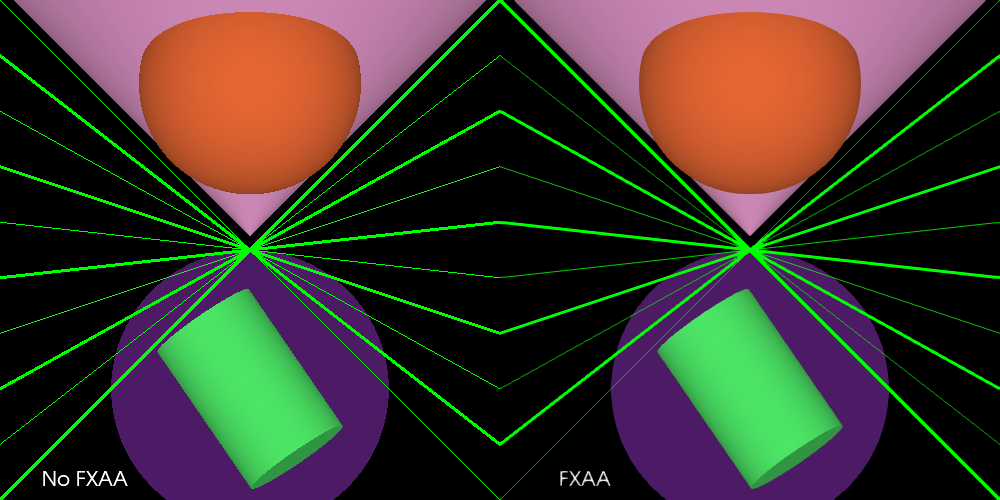

Recreate this plot in Python.
#!/usr/bin/env python

# Compare rendering with and without FXAA render pass side by side.

import vtkmodules.vtkInteractionStyle  # noqa: F401
import vtkmodules.vtkRenderingOpenGL2  # noqa: F401

from vtkmodules.vtkFiltersSources import (
    vtkConeSource,
    vtkCylinderSource,
    vtkDiskSource,
    vtkLineSource,
    vtkSphereSource,
)
from vtkmodules.vtkRenderingCore import (
    vtkActor,
    vtkPolyDataMapper,
    vtkRenderWindow,
    vtkRenderWindowInteractor,
    vtkRenderer,
    vtkTextActor,
)
from vtkmodules.vtkRenderingOpenGL2 import (
    vtkCameraPass,
    vtkDefaultPass,
    vtkLightsPass,
    vtkOpenGLFXAAPass,
    vtkRenderPassCollection,
    vtkSequencePass,
)

# Left renderer: no FXAA
renderer_0 = vtkRenderer()
renderer_0.SetViewport(0.0, 0.0, 0.5, 1.0)
renderer_0.SetBackground(0.0, 0.0, 0.0)

# Renderer 0 line 0: c = -1.0, width_bias=0, i=0 → (0+0)%2=0 → width=3
line_0_0 = vtkLineSource()
line_0_0.SetPoint1(-1, -1.0, 0.0)
line_0_0.SetPoint2(1, 1.0, 0.0)
line_0_0_mapper = vtkPolyDataMapper()
line_0_0_mapper.SetInputConnection(line_0_0.GetOutputPort())
line_0_0_actor = vtkActor()
line_0_0_actor.SetMapper(line_0_0_mapper)
line_0_0_actor.GetProperty().SetColor(0.0, 1.0, 0.0)
line_0_0_actor.GetProperty().SetRepresentationToWireframe()
line_0_0_actor.GetProperty().SetLineWidth(3)
renderer_0.AddActor(line_0_0_actor)

# Renderer 0 line 1: c = -0.7778, i=1 → (1+0)%2=1 → width=1
line_0_1 = vtkLineSource()
line_0_1.SetPoint1(-1, -0.7777777777777778, 0.0)
line_0_1.SetPoint2(1, 0.7777777777777778, 0.0)
line_0_1_mapper = vtkPolyDataMapper()
line_0_1_mapper.SetInputConnection(line_0_1.GetOutputPort())
line_0_1_actor = vtkActor()
line_0_1_actor.SetMapper(line_0_1_mapper)
line_0_1_actor.GetProperty().SetColor(0.0, 1.0, 0.0)
line_0_1_actor.GetProperty().SetRepresentationToWireframe()
line_0_1_actor.GetProperty().SetLineWidth(1)
renderer_0.AddActor(line_0_1_actor)

# Renderer 0 line 2: c = -0.5556, i=2 → (2+0)%2=0 → width=3
line_0_2 = vtkLineSource()
line_0_2.SetPoint1(-1, -0.5555555555555556, 0.0)
line_0_2.SetPoint2(1, 0.5555555555555556, 0.0)
line_0_2_mapper = vtkPolyDataMapper()
line_0_2_mapper.SetInputConnection(line_0_2.GetOutputPort())
line_0_2_actor = vtkActor()
line_0_2_actor.SetMapper(line_0_2_mapper)
line_0_2_actor.GetProperty().SetColor(0.0, 1.0, 0.0)
line_0_2_actor.GetProperty().SetRepresentationToWireframe()
line_0_2_actor.GetProperty().SetLineWidth(3)
renderer_0.AddActor(line_0_2_actor)

# Renderer 0 line 3: c = -0.3333, i=3 → (3+0)%2=1 → width=1
line_0_3 = vtkLineSource()
line_0_3.SetPoint1(-1, -0.3333333333333333, 0.0)
line_0_3.SetPoint2(1, 0.3333333333333333, 0.0)
line_0_3_mapper = vtkPolyDataMapper()
line_0_3_mapper.SetInputConnection(line_0_3.GetOutputPort())
line_0_3_actor = vtkActor()
line_0_3_actor.SetMapper(line_0_3_mapper)
line_0_3_actor.GetProperty().SetColor(0.0, 1.0, 0.0)
line_0_3_actor.GetProperty().SetRepresentationToWireframe()
line_0_3_actor.GetProperty().SetLineWidth(1)
renderer_0.AddActor(line_0_3_actor)

# Renderer 0 line 4: c = -0.1111, i=4 → (4+0)%2=0 → width=3
line_0_4 = vtkLineSource()
line_0_4.SetPoint1(-1, -0.1111111111111111, 0.0)
line_0_4.SetPoint2(1, 0.1111111111111111, 0.0)
line_0_4_mapper = vtkPolyDataMapper()
line_0_4_mapper.SetInputConnection(line_0_4.GetOutputPort())
line_0_4_actor = vtkActor()
line_0_4_actor.SetMapper(line_0_4_mapper)
line_0_4_actor.GetProperty().SetColor(0.0, 1.0, 0.0)
line_0_4_actor.GetProperty().SetRepresentationToWireframe()
line_0_4_actor.GetProperty().SetLineWidth(3)
renderer_0.AddActor(line_0_4_actor)

# Renderer 0 line 5: c = 0.1111, i=5 → (5+0)%2=1 → width=1
line_0_5 = vtkLineSource()
line_0_5.SetPoint1(-1, 0.1111111111111111, 0.0)
line_0_5.SetPoint2(1, -0.1111111111111111, 0.0)
line_0_5_mapper = vtkPolyDataMapper()
line_0_5_mapper.SetInputConnection(line_0_5.GetOutputPort())
line_0_5_actor = vtkActor()
line_0_5_actor.SetMapper(line_0_5_mapper)
line_0_5_actor.GetProperty().SetColor(0.0, 1.0, 0.0)
line_0_5_actor.GetProperty().SetRepresentationToWireframe()
line_0_5_actor.GetProperty().SetLineWidth(1)
renderer_0.AddActor(line_0_5_actor)

# Renderer 0 line 6: c = 0.3333, i=6 → (6+0)%2=0 → width=3
line_0_6 = vtkLineSource()
line_0_6.SetPoint1(-1, 0.3333333333333333, 0.0)
line_0_6.SetPoint2(1, -0.3333333333333333, 0.0)
line_0_6_mapper = vtkPolyDataMapper()
line_0_6_mapper.SetInputConnection(line_0_6.GetOutputPort())
line_0_6_actor = vtkActor()
line_0_6_actor.SetMapper(line_0_6_mapper)
line_0_6_actor.GetProperty().SetColor(0.0, 1.0, 0.0)
line_0_6_actor.GetProperty().SetRepresentationToWireframe()
line_0_6_actor.GetProperty().SetLineWidth(3)
renderer_0.AddActor(line_0_6_actor)

# Renderer 0 line 7: c = 0.5556, i=7 → (7+0)%2=1 → width=1
line_0_7 = vtkLineSource()
line_0_7.SetPoint1(-1, 0.5555555555555556, 0.0)
line_0_7.SetPoint2(1, -0.5555555555555556, 0.0)
line_0_7_mapper = vtkPolyDataMapper()
line_0_7_mapper.SetInputConnection(line_0_7.GetOutputPort())
line_0_7_actor = vtkActor()
line_0_7_actor.SetMapper(line_0_7_mapper)
line_0_7_actor.GetProperty().SetColor(0.0, 1.0, 0.0)
line_0_7_actor.GetProperty().SetRepresentationToWireframe()
line_0_7_actor.GetProperty().SetLineWidth(1)
renderer_0.AddActor(line_0_7_actor)

# Renderer 0 line 8: c = 0.7778, i=8 → (8+0)%2=0 → width=3
line_0_8 = vtkLineSource()
line_0_8.SetPoint1(-1, 0.7777777777777778, 0.0)
line_0_8.SetPoint2(1, -0.7777777777777778, 0.0)
line_0_8_mapper = vtkPolyDataMapper()
line_0_8_mapper.SetInputConnection(line_0_8.GetOutputPort())
line_0_8_actor = vtkActor()
line_0_8_actor.SetMapper(line_0_8_mapper)
line_0_8_actor.GetProperty().SetColor(0.0, 1.0, 0.0)
line_0_8_actor.GetProperty().SetRepresentationToWireframe()
line_0_8_actor.GetProperty().SetLineWidth(3)
renderer_0.AddActor(line_0_8_actor)

# Renderer 0 line 9: c = 1.0, i=9 → (9+0)%2=1 → width=1
line_0_9 = vtkLineSource()
line_0_9.SetPoint1(-1, 1.0, 0.0)
line_0_9.SetPoint2(1, -1.0, 0.0)
line_0_9_mapper = vtkPolyDataMapper()
line_0_9_mapper.SetInputConnection(line_0_9.GetOutputPort())
line_0_9_actor = vtkActor()
line_0_9_actor.SetMapper(line_0_9_mapper)
line_0_9_actor.GetProperty().SetColor(0.0, 1.0, 0.0)
line_0_9_actor.GetProperty().SetRepresentationToWireframe()
line_0_9_actor.GetProperty().SetLineWidth(1)
renderer_0.AddActor(line_0_9_actor)

# Renderer 0 sphere
sphere_0 = vtkSphereSource()
sphere_0.SetCenter(0.0, 0.6, 0.0)
sphere_0.SetThetaResolution(80)
sphere_0.SetPhiResolution(80)
sphere_0.SetRadius(0.4)
sphere_0_mapper = vtkPolyDataMapper()
sphere_0_mapper.SetInputConnection(sphere_0.GetOutputPort())
sphere_0_actor = vtkActor()
sphere_0_actor.SetMapper(sphere_0_mapper)
sphere_0_actor.GetProperty().SetColor(0.9, 0.4, 0.2)
sphere_0_actor.GetProperty().SetAmbient(0.6)
sphere_0_actor.GetProperty().SetDiffuse(0.4)
renderer_0.AddActor(sphere_0_actor)

# Renderer 0 cone
cone_0 = vtkConeSource()
cone_0.SetCenter(0.0, 0.5, -0.5)
cone_0.SetResolution(160)
cone_0.SetRadius(0.9)
cone_0.SetHeight(0.9)
cone_0.SetDirection(0.0, -1.0, 0.0)
cone_0_mapper = vtkPolyDataMapper()
cone_0_mapper.SetInputConnection(cone_0.GetOutputPort())
cone_0_actor = vtkActor()
cone_0_actor.SetMapper(cone_0_mapper)
cone_0_actor.GetProperty().SetColor(0.9, 0.6, 0.8)
cone_0_actor.GetProperty().SetAmbient(0.6)
cone_0_actor.GetProperty().SetDiffuse(0.4)
renderer_0.AddActor(cone_0_actor)

# Renderer 0 disk
disk_0 = vtkDiskSource()
disk_0.SetCircumferentialResolution(80)
disk_0.SetInnerRadius(0)
disk_0.SetOuterRadius(0.5)
disk_0_mapper = vtkPolyDataMapper()
disk_0_mapper.SetInputConnection(disk_0.GetOutputPort())
disk_0_actor = vtkActor()
disk_0_actor.SetPosition(0.0, -0.5, -0.5)
disk_0_actor.SetMapper(disk_0_mapper)
disk_0_actor.GetProperty().SetColor(0.3, 0.1, 0.4)
disk_0_actor.GetProperty().SetAmbient(0.6)
disk_0_actor.GetProperty().SetDiffuse(0.4)
renderer_0.AddActor(disk_0_actor)

# Renderer 0 cylinder
cyl_0 = vtkCylinderSource()
cyl_0.SetCenter(0.0, -0.5, 0.0)
cyl_0.SetHeight(0.6)
cyl_0.SetRadius(0.2)
cyl_0.SetResolution(80)
cyl_0_mapper = vtkPolyDataMapper()
cyl_0_mapper.SetInputConnection(cyl_0.GetOutputPort())
cyl_0_actor = vtkActor()
cyl_0_actor.SetOrigin(cyl_0.GetCenter())
cyl_0_actor.RotateWXYZ(35, -0.2, 0.0, 1.0)
cyl_0_actor.SetMapper(cyl_0_mapper)
cyl_0_actor.GetProperty().SetColor(0.3, 0.9, 0.4)
cyl_0_actor.GetProperty().SetAmbient(0.6)
cyl_0_actor.GetProperty().SetDiffuse(0.4)
renderer_0.AddActor(cyl_0_actor)

label = vtkTextActor()
label.SetInput("No FXAA")
label.GetTextProperty().SetFontSize(20)
label.GetTextProperty().SetJustificationToCentered()
label.GetTextProperty().SetVerticalJustificationToBottom()
label.SetPosition(85, 10)
renderer_0.AddViewProp(label)

# Right renderer: FXAA via render pass pipeline
renderer_1 = vtkRenderer()
renderer_1.SetViewport(0.5, 0.0, 1.0, 1.0)
renderer_1.SetBackground(0.0, 0.0, 0.0)

# Renderer 1 line 0: c = -1.0, width_bias=1, i=0 → (0+1)%2=1 → width=1
line_1_0 = vtkLineSource()
line_1_0.SetPoint1(-1, -1.0, 0.0)
line_1_0.SetPoint2(1, 1.0, 0.0)
line_1_0_mapper = vtkPolyDataMapper()
line_1_0_mapper.SetInputConnection(line_1_0.GetOutputPort())
line_1_0_actor = vtkActor()
line_1_0_actor.SetMapper(line_1_0_mapper)
line_1_0_actor.GetProperty().SetColor(0.0, 1.0, 0.0)
line_1_0_actor.GetProperty().SetRepresentationToWireframe()
line_1_0_actor.GetProperty().SetLineWidth(1)
renderer_1.AddActor(line_1_0_actor)

# Renderer 1 line 1: c = -0.7778, i=1 → (1+1)%2=0 → width=3
line_1_1 = vtkLineSource()
line_1_1.SetPoint1(-1, -0.7777777777777778, 0.0)
line_1_1.SetPoint2(1, 0.7777777777777778, 0.0)
line_1_1_mapper = vtkPolyDataMapper()
line_1_1_mapper.SetInputConnection(line_1_1.GetOutputPort())
line_1_1_actor = vtkActor()
line_1_1_actor.SetMapper(line_1_1_mapper)
line_1_1_actor.GetProperty().SetColor(0.0, 1.0, 0.0)
line_1_1_actor.GetProperty().SetRepresentationToWireframe()
line_1_1_actor.GetProperty().SetLineWidth(3)
renderer_1.AddActor(line_1_1_actor)

# Renderer 1 line 2: c = -0.5556, i=2 → (2+1)%2=1 → width=1
line_1_2 = vtkLineSource()
line_1_2.SetPoint1(-1, -0.5555555555555556, 0.0)
line_1_2.SetPoint2(1, 0.5555555555555556, 0.0)
line_1_2_mapper = vtkPolyDataMapper()
line_1_2_mapper.SetInputConnection(line_1_2.GetOutputPort())
line_1_2_actor = vtkActor()
line_1_2_actor.SetMapper(line_1_2_mapper)
line_1_2_actor.GetProperty().SetColor(0.0, 1.0, 0.0)
line_1_2_actor.GetProperty().SetRepresentationToWireframe()
line_1_2_actor.GetProperty().SetLineWidth(1)
renderer_1.AddActor(line_1_2_actor)

# Renderer 1 line 3: c = -0.3333, i=3 → (3+1)%2=0 → width=3
line_1_3 = vtkLineSource()
line_1_3.SetPoint1(-1, -0.3333333333333333, 0.0)
line_1_3.SetPoint2(1, 0.3333333333333333, 0.0)
line_1_3_mapper = vtkPolyDataMapper()
line_1_3_mapper.SetInputConnection(line_1_3.GetOutputPort())
line_1_3_actor = vtkActor()
line_1_3_actor.SetMapper(line_1_3_mapper)
line_1_3_actor.GetProperty().SetColor(0.0, 1.0, 0.0)
line_1_3_actor.GetProperty().SetRepresentationToWireframe()
line_1_3_actor.GetProperty().SetLineWidth(3)
renderer_1.AddActor(line_1_3_actor)

# Renderer 1 line 4: c = -0.1111, i=4 → (4+1)%2=1 → width=1
line_1_4 = vtkLineSource()
line_1_4.SetPoint1(-1, -0.1111111111111111, 0.0)
line_1_4.SetPoint2(1, 0.1111111111111111, 0.0)
line_1_4_mapper = vtkPolyDataMapper()
line_1_4_mapper.SetInputConnection(line_1_4.GetOutputPort())
line_1_4_actor = vtkActor()
line_1_4_actor.SetMapper(line_1_4_mapper)
line_1_4_actor.GetProperty().SetColor(0.0, 1.0, 0.0)
line_1_4_actor.GetProperty().SetRepresentationToWireframe()
line_1_4_actor.GetProperty().SetLineWidth(1)
renderer_1.AddActor(line_1_4_actor)

# Renderer 1 line 5: c = 0.1111, i=5 → (5+1)%2=0 → width=3
line_1_5 = vtkLineSource()
line_1_5.SetPoint1(-1, 0.1111111111111111, 0.0)
line_1_5.SetPoint2(1, -0.1111111111111111, 0.0)
line_1_5_mapper = vtkPolyDataMapper()
line_1_5_mapper.SetInputConnection(line_1_5.GetOutputPort())
line_1_5_actor = vtkActor()
line_1_5_actor.SetMapper(line_1_5_mapper)
line_1_5_actor.GetProperty().SetColor(0.0, 1.0, 0.0)
line_1_5_actor.GetProperty().SetRepresentationToWireframe()
line_1_5_actor.GetProperty().SetLineWidth(3)
renderer_1.AddActor(line_1_5_actor)

# Renderer 1 line 6: c = 0.3333, i=6 → (6+1)%2=1 → width=1
line_1_6 = vtkLineSource()
line_1_6.SetPoint1(-1, 0.3333333333333333, 0.0)
line_1_6.SetPoint2(1, -0.3333333333333333, 0.0)
line_1_6_mapper = vtkPolyDataMapper()
line_1_6_mapper.SetInputConnection(line_1_6.GetOutputPort())
line_1_6_actor = vtkActor()
line_1_6_actor.SetMapper(line_1_6_mapper)
line_1_6_actor.GetProperty().SetColor(0.0, 1.0, 0.0)
line_1_6_actor.GetProperty().SetRepresentationToWireframe()
line_1_6_actor.GetProperty().SetLineWidth(1)
renderer_1.AddActor(line_1_6_actor)

# Renderer 1 line 7: c = 0.5556, i=7 → (7+1)%2=0 → width=3
line_1_7 = vtkLineSource()
line_1_7.SetPoint1(-1, 0.5555555555555556, 0.0)
line_1_7.SetPoint2(1, -0.5555555555555556, 0.0)
line_1_7_mapper = vtkPolyDataMapper()
line_1_7_mapper.SetInputConnection(line_1_7.GetOutputPort())
line_1_7_actor = vtkActor()
line_1_7_actor.SetMapper(line_1_7_mapper)
line_1_7_actor.GetProperty().SetColor(0.0, 1.0, 0.0)
line_1_7_actor.GetProperty().SetRepresentationToWireframe()
line_1_7_actor.GetProperty().SetLineWidth(3)
renderer_1.AddActor(line_1_7_actor)

# Renderer 1 line 8: c = 0.7778, i=8 → (8+1)%2=1 → width=1
line_1_8 = vtkLineSource()
line_1_8.SetPoint1(-1, 0.7777777777777778, 0.0)
line_1_8.SetPoint2(1, -0.7777777777777778, 0.0)
line_1_8_mapper = vtkPolyDataMapper()
line_1_8_mapper.SetInputConnection(line_1_8.GetOutputPort())
line_1_8_actor = vtkActor()
line_1_8_actor.SetMapper(line_1_8_mapper)
line_1_8_actor.GetProperty().SetColor(0.0, 1.0, 0.0)
line_1_8_actor.GetProperty().SetRepresentationToWireframe()
line_1_8_actor.GetProperty().SetLineWidth(1)
renderer_1.AddActor(line_1_8_actor)

# Renderer 1 line 9: c = 1.0, i=9 → (9+1)%2=0 → width=3
line_1_9 = vtkLineSource()
line_1_9.SetPoint1(-1, 1.0, 0.0)
line_1_9.SetPoint2(1, -1.0, 0.0)
line_1_9_mapper = vtkPolyDataMapper()
line_1_9_mapper.SetInputConnection(line_1_9.GetOutputPort())
line_1_9_actor = vtkActor()
line_1_9_actor.SetMapper(line_1_9_mapper)
line_1_9_actor.GetProperty().SetColor(0.0, 1.0, 0.0)
line_1_9_actor.GetProperty().SetRepresentationToWireframe()
line_1_9_actor.GetProperty().SetLineWidth(3)
renderer_1.AddActor(line_1_9_actor)

# Renderer 1 sphere
sphere_1 = vtkSphereSource()
sphere_1.SetCenter(0.0, 0.6, 0.0)
sphere_1.SetThetaResolution(80)
sphere_1.SetPhiResolution(80)
sphere_1.SetRadius(0.4)
sphere_1_mapper = vtkPolyDataMapper()
sphere_1_mapper.SetInputConnection(sphere_1.GetOutputPort())
sphere_1_actor = vtkActor()
sphere_1_actor.SetMapper(sphere_1_mapper)
sphere_1_actor.GetProperty().SetColor(0.9, 0.4, 0.2)
sphere_1_actor.GetProperty().SetAmbient(0.6)
sphere_1_actor.GetProperty().SetDiffuse(0.4)
renderer_1.AddActor(sphere_1_actor)

# Renderer 1 cone
cone_1 = vtkConeSource()
cone_1.SetCenter(0.0, 0.5, -0.5)
cone_1.SetResolution(160)
cone_1.SetRadius(0.9)
cone_1.SetHeight(0.9)
cone_1.SetDirection(0.0, -1.0, 0.0)
cone_1_mapper = vtkPolyDataMapper()
cone_1_mapper.SetInputConnection(cone_1.GetOutputPort())
cone_1_actor = vtkActor()
cone_1_actor.SetMapper(cone_1_mapper)
cone_1_actor.GetProperty().SetColor(0.9, 0.6, 0.8)
cone_1_actor.GetProperty().SetAmbient(0.6)
cone_1_actor.GetProperty().SetDiffuse(0.4)
renderer_1.AddActor(cone_1_actor)

# Renderer 1 disk
disk_1 = vtkDiskSource()
disk_1.SetCircumferentialResolution(80)
disk_1.SetInnerRadius(0)
disk_1.SetOuterRadius(0.5)
disk_1_mapper = vtkPolyDataMapper()
disk_1_mapper.SetInputConnection(disk_1.GetOutputPort())
disk_1_actor = vtkActor()
disk_1_actor.SetPosition(0.0, -0.5, -0.5)
disk_1_actor.SetMapper(disk_1_mapper)
disk_1_actor.GetProperty().SetColor(0.3, 0.1, 0.4)
disk_1_actor.GetProperty().SetAmbient(0.6)
disk_1_actor.GetProperty().SetDiffuse(0.4)
renderer_1.AddActor(disk_1_actor)

# Renderer 1 cylinder
cyl_1 = vtkCylinderSource()
cyl_1.SetCenter(0.0, -0.5, 0.0)
cyl_1.SetHeight(0.6)
cyl_1.SetRadius(0.2)
cyl_1.SetResolution(80)
cyl_1_mapper = vtkPolyDataMapper()
cyl_1_mapper.SetInputConnection(cyl_1.GetOutputPort())
cyl_1_actor = vtkActor()
cyl_1_actor.SetOrigin(cyl_1.GetCenter())
cyl_1_actor.RotateWXYZ(35, -0.2, 0.0, 1.0)
cyl_1_actor.SetMapper(cyl_1_mapper)
cyl_1_actor.GetProperty().SetColor(0.3, 0.9, 0.4)
cyl_1_actor.GetProperty().SetAmbient(0.6)
cyl_1_actor.GetProperty().SetDiffuse(0.4)
renderer_1.AddActor(cyl_1_actor)

# FXAA render pass for renderer 1
camera_pass = vtkCameraPass()
seq = vtkSequencePass()
default_pass = vtkDefaultPass()
lights = vtkLightsPass()
fxaa = vtkOpenGLFXAAPass()
fxaa.SetFXAAOptions(renderer_1.GetFXAAOptions())

passes = vtkRenderPassCollection()
passes.AddItem(lights)
passes.AddItem(default_pass)
seq.SetPasses(passes)
camera_pass.SetDelegatePass(seq)
fxaa.SetDelegatePass(camera_pass)
renderer_1.SetPass(fxaa)

label = vtkTextActor()
label.SetInput("No FXAA")
label.GetTextProperty().SetFontSize(20)
label.GetTextProperty().SetJustificationToCentered()
label.GetTextProperty().SetVerticalJustificationToBottom()
label.SetPosition(85, 10)
renderer_0.AddViewProp(label)

label_fxaa = vtkTextActor()
label_fxaa.SetInput("FXAA")
label_fxaa.GetTextProperty().SetFontSize(20)
label_fxaa.GetTextProperty().SetJustificationToCentered()
label_fxaa.GetTextProperty().SetVerticalJustificationToBottom()
label_fxaa.SetPosition(85, 10)
renderer_1.AddViewProp(label_fxaa)

# Render window
render_window = vtkRenderWindow()
render_window.SetMultiSamples(0)
render_window.SetSize(1000, 500)
render_window.AddRenderer(renderer_0)
render_window.AddRenderer(renderer_1)
render_window.SetWindowName("fxaa pass")

interactor = vtkRenderWindowInteractor()
interactor.SetRenderWindow(render_window)

# Scene
renderer_0.GetActiveCamera().ParallelProjectionOn()
renderer_0.ResetCamera()
renderer_0.ResetCameraClippingRange()
renderer_0.GetActiveCamera().SetParallelScale(0.9)

renderer_1.GetActiveCamera().ParallelProjectionOn()
renderer_1.ResetCamera()
renderer_1.ResetCameraClippingRange()
renderer_1.GetActiveCamera().SetParallelScale(0.9)

interactor.Initialize()
interactor.Start()
